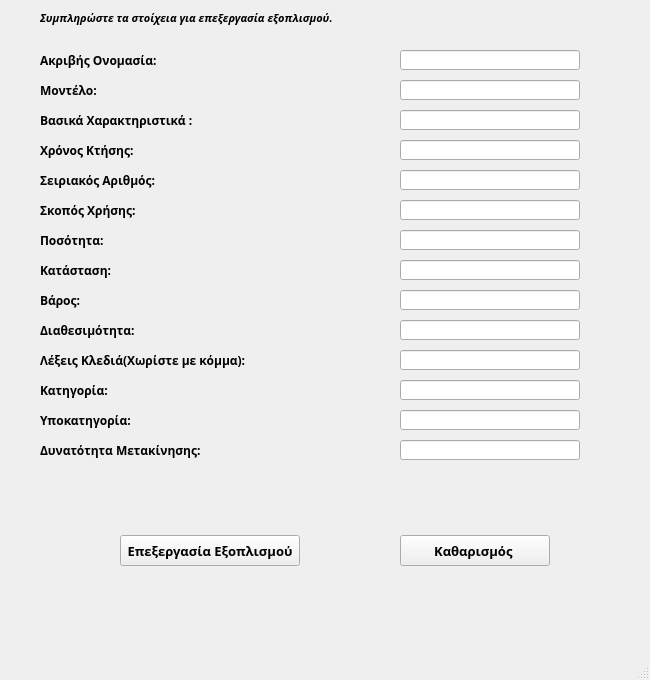
<?xml version="1.0" encoding="UTF-8"?>
<ui version="4.0">
 <class>add_equipment</class>
 <widget class="QMainWindow" name="add_equipment">
  <property name="geometry">
   <rect>
    <x>0</x>
    <y>0</y>
    <width>650</width>
    <height>680</height>
   </rect>
  </property>
  <property name="minimumSize">
   <size>
    <width>650</width>
    <height>680</height>
   </size>
  </property>
  <property name="maximumSize">
   <size>
    <width>650</width>
    <height>680</height>
   </size>
  </property>
  <property name="windowTitle">
   <string>Επεξεργασία Εργαστηριακού Εξοπλισμού</string>
  </property>
  <property name="windowIcon">
   <iconset>
    <normaloff>media/gear.png</normaloff>media/gear.png</iconset>
  </property>
  <widget class="QWidget" name="centralwidget">
   <widget class="QLabel" name="label">
    <property name="geometry">
     <rect>
      <x>40</x>
      <y>10</y>
      <width>361</width>
      <height>16</height>
     </rect>
    </property>
    <property name="font">
     <font>
      <family>Lucida Calligraphy</family>
      <pointsize>8</pointsize>
      <weight>75</weight>
      <italic>true</italic>
      <bold>true</bold>
     </font>
    </property>
    <property name="text">
     <string>Συμπληρώστε τα στοίχεια για επεξεργασία εξοπλισμού.</string>
    </property>
   </widget>
   <widget class="QLabel" name="label_equipment_">
    <property name="geometry">
     <rect>
      <x>40</x>
      <y>50</y>
      <width>350</width>
      <height>21</height>
     </rect>
    </property>
    <property name="font">
     <font>
      <family>Sitka Text</family>
      <pointsize>9</pointsize>
      <weight>75</weight>
      <bold>true</bold>
     </font>
    </property>
    <property name="text">
     <string>Ακριβής Ονομασία:</string>
    </property>
   </widget>
   <widget class="QLabel" name="label_equipment_2">
    <property name="geometry">
     <rect>
      <x>40</x>
      <y>80</y>
      <width>350</width>
      <height>21</height>
     </rect>
    </property>
    <property name="font">
     <font>
      <family>Sitka Text</family>
      <pointsize>9</pointsize>
      <weight>75</weight>
      <bold>true</bold>
     </font>
    </property>
    <property name="text">
     <string>Μοντέλο:</string>
    </property>
   </widget>
   <widget class="QLabel" name="label_equipment_3">
    <property name="geometry">
     <rect>
      <x>40</x>
      <y>110</y>
      <width>350</width>
      <height>21</height>
     </rect>
    </property>
    <property name="font">
     <font>
      <family>Sitka Text</family>
      <pointsize>9</pointsize>
      <weight>75</weight>
      <bold>true</bold>
     </font>
    </property>
    <property name="text">
     <string>Βασικά Χαρακτηριστικά :</string>
    </property>
   </widget>
   <widget class="QLabel" name="label_equipment_4">
    <property name="geometry">
     <rect>
      <x>40</x>
      <y>140</y>
      <width>350</width>
      <height>21</height>
     </rect>
    </property>
    <property name="font">
     <font>
      <family>Sitka Text</family>
      <pointsize>9</pointsize>
      <weight>75</weight>
      <bold>true</bold>
     </font>
    </property>
    <property name="text">
     <string>Χρόνος Κτήσης:</string>
    </property>
   </widget>
   <widget class="QLabel" name="label_equipment_5">
    <property name="geometry">
     <rect>
      <x>40</x>
      <y>170</y>
      <width>350</width>
      <height>21</height>
     </rect>
    </property>
    <property name="font">
     <font>
      <family>Sitka Text</family>
      <pointsize>9</pointsize>
      <weight>75</weight>
      <bold>true</bold>
     </font>
    </property>
    <property name="text">
     <string>Σειριακός Αριθμός:</string>
    </property>
   </widget>
   <widget class="QLabel" name="label_equipment_6">
    <property name="geometry">
     <rect>
      <x>40</x>
      <y>200</y>
      <width>350</width>
      <height>21</height>
     </rect>
    </property>
    <property name="font">
     <font>
      <family>Sitka Text</family>
      <pointsize>9</pointsize>
      <weight>75</weight>
      <bold>true</bold>
     </font>
    </property>
    <property name="text">
     <string>Σκοπός Χρήσης:</string>
    </property>
   </widget>
   <widget class="QLabel" name="label_equipment_7">
    <property name="geometry">
     <rect>
      <x>40</x>
      <y>230</y>
      <width>350</width>
      <height>21</height>
     </rect>
    </property>
    <property name="font">
     <font>
      <family>Sitka Text</family>
      <pointsize>9</pointsize>
      <weight>75</weight>
      <bold>true</bold>
     </font>
    </property>
    <property name="text">
     <string>Ποσότητα:</string>
    </property>
   </widget>
   <widget class="QLabel" name="label_equipment_8">
    <property name="geometry">
     <rect>
      <x>40</x>
      <y>260</y>
      <width>350</width>
      <height>21</height>
     </rect>
    </property>
    <property name="font">
     <font>
      <family>Sitka Text</family>
      <pointsize>9</pointsize>
      <weight>75</weight>
      <bold>true</bold>
     </font>
    </property>
    <property name="text">
     <string>Κατάσταση:</string>
    </property>
   </widget>
   <widget class="QLabel" name="label_equipment_9">
    <property name="geometry">
     <rect>
      <x>40</x>
      <y>290</y>
      <width>350</width>
      <height>21</height>
     </rect>
    </property>
    <property name="font">
     <font>
      <family>Sitka Text</family>
      <pointsize>9</pointsize>
      <weight>75</weight>
      <bold>true</bold>
     </font>
    </property>
    <property name="text">
     <string>Βάρος:</string>
    </property>
   </widget>
   <widget class="QLabel" name="label_equipment_10">
    <property name="geometry">
     <rect>
      <x>40</x>
      <y>320</y>
      <width>350</width>
      <height>21</height>
     </rect>
    </property>
    <property name="font">
     <font>
      <family>Sitka Text</family>
      <pointsize>9</pointsize>
      <weight>75</weight>
      <bold>true</bold>
     </font>
    </property>
    <property name="text">
     <string>Διαθεσιμότητα:</string>
    </property>
   </widget>
   <widget class="QLabel" name="label_equipment_11">
    <property name="geometry">
     <rect>
      <x>40</x>
      <y>350</y>
      <width>350</width>
      <height>21</height>
     </rect>
    </property>
    <property name="font">
     <font>
      <family>Sitka Text</family>
      <pointsize>9</pointsize>
      <weight>75</weight>
      <bold>true</bold>
     </font>
    </property>
    <property name="text">
     <string>Λέξεις Κλεδιά(Χωρίστε με κόμμα):</string>
    </property>
   </widget>
   <widget class="QLabel" name="label_equipment_12">
    <property name="geometry">
     <rect>
      <x>40</x>
      <y>380</y>
      <width>350</width>
      <height>21</height>
     </rect>
    </property>
    <property name="font">
     <font>
      <family>Sitka Text</family>
      <pointsize>9</pointsize>
      <weight>75</weight>
      <bold>true</bold>
     </font>
    </property>
    <property name="text">
     <string>Κατηγορία:</string>
    </property>
   </widget>
   <widget class="QLabel" name="label_equipment_13">
    <property name="geometry">
     <rect>
      <x>40</x>
      <y>410</y>
      <width>350</width>
      <height>21</height>
     </rect>
    </property>
    <property name="font">
     <font>
      <family>Sitka Text</family>
      <pointsize>9</pointsize>
      <weight>75</weight>
      <bold>true</bold>
     </font>
    </property>
    <property name="text">
     <string>Υποκατηγορία:</string>
    </property>
   </widget>
   <widget class="QLabel" name="label_equipment_14">
    <property name="geometry">
     <rect>
      <x>40</x>
      <y>440</y>
      <width>350</width>
      <height>21</height>
     </rect>
    </property>
    <property name="font">
     <font>
      <family>Sitka Text</family>
      <pointsize>9</pointsize>
      <weight>75</weight>
      <bold>true</bold>
     </font>
    </property>
    <property name="text">
     <string>Δυνατότητα Μετακίνησης:</string>
    </property>
   </widget>
   <widget class="QPushButton" name="update_equipment_button">
    <property name="geometry">
     <rect>
      <x>120</x>
      <y>535</y>
      <width>180</width>
      <height>31</height>
     </rect>
    </property>
    <property name="font">
     <font>
      <family>Sitka</family>
      <pointsize>10</pointsize>
      <weight>75</weight>
      <bold>true</bold>
     </font>
    </property>
    <property name="text">
     <string>Επεξεργασία Εξοπλισμού</string>
    </property>
   </widget>
   <widget class="QPushButton" name="clear_equipment_fields">
    <property name="geometry">
     <rect>
      <x>400</x>
      <y>535</y>
      <width>150</width>
      <height>31</height>
     </rect>
    </property>
    <property name="font">
     <font>
      <family>Sitka</family>
      <pointsize>10</pointsize>
      <weight>75</weight>
      <bold>true</bold>
     </font>
    </property>
    <property name="text">
     <string>Καθαρισμός </string>
    </property>
   </widget>
   <widget class="QLineEdit" name="lineEdit_equipment">
    <property name="geometry">
     <rect>
      <x>400</x>
      <y>50</y>
      <width>180</width>
      <height>20</height>
     </rect>
    </property>
   </widget>
   <widget class="QLineEdit" name="lineEdit_equipment_2">
    <property name="geometry">
     <rect>
      <x>400</x>
      <y>80</y>
      <width>180</width>
      <height>20</height>
     </rect>
    </property>
   </widget>
   <widget class="QLineEdit" name="lineEdit_equipment_3">
    <property name="geometry">
     <rect>
      <x>400</x>
      <y>110</y>
      <width>180</width>
      <height>20</height>
     </rect>
    </property>
   </widget>
   <widget class="QLineEdit" name="lineEdit_equipment_4">
    <property name="geometry">
     <rect>
      <x>400</x>
      <y>140</y>
      <width>180</width>
      <height>20</height>
     </rect>
    </property>
   </widget>
   <widget class="QLineEdit" name="lineEdit_equipment_5">
    <property name="geometry">
     <rect>
      <x>400</x>
      <y>170</y>
      <width>180</width>
      <height>20</height>
     </rect>
    </property>
   </widget>
   <widget class="QLineEdit" name="lineEdit_equipment_6">
    <property name="geometry">
     <rect>
      <x>400</x>
      <y>200</y>
      <width>180</width>
      <height>20</height>
     </rect>
    </property>
   </widget>
   <widget class="QLineEdit" name="lineEdit_equipment_7">
    <property name="geometry">
     <rect>
      <x>400</x>
      <y>230</y>
      <width>180</width>
      <height>20</height>
     </rect>
    </property>
   </widget>
   <widget class="QLineEdit" name="lineEdit_equipment_8">
    <property name="geometry">
     <rect>
      <x>400</x>
      <y>260</y>
      <width>180</width>
      <height>20</height>
     </rect>
    </property>
   </widget>
   <widget class="QLineEdit" name="lineEdit_equipment_9">
    <property name="geometry">
     <rect>
      <x>400</x>
      <y>290</y>
      <width>180</width>
      <height>20</height>
     </rect>
    </property>
   </widget>
   <widget class="QLineEdit" name="lineEdit_equipment_10">
    <property name="geometry">
     <rect>
      <x>400</x>
      <y>320</y>
      <width>180</width>
      <height>20</height>
     </rect>
    </property>
   </widget>
   <widget class="QLineEdit" name="lineEdit_equipment_11">
    <property name="geometry">
     <rect>
      <x>400</x>
      <y>350</y>
      <width>180</width>
      <height>20</height>
     </rect>
    </property>
   </widget>
   <widget class="QLineEdit" name="lineEdit_equipment_12">
    <property name="geometry">
     <rect>
      <x>400</x>
      <y>380</y>
      <width>180</width>
      <height>20</height>
     </rect>
    </property>
   </widget>
   <widget class="QLineEdit" name="lineEdit_equipment_13">
    <property name="geometry">
     <rect>
      <x>400</x>
      <y>410</y>
      <width>180</width>
      <height>20</height>
     </rect>
    </property>
   </widget>
   <widget class="QLineEdit" name="lineEdit_equipment_14">
    <property name="geometry">
     <rect>
      <x>400</x>
      <y>440</y>
      <width>180</width>
      <height>20</height>
     </rect>
    </property>
   </widget>
  </widget>
  <widget class="QMenuBar" name="menubar">
   <property name="geometry">
    <rect>
     <x>0</x>
     <y>0</y>
     <width>650</width>
     <height>21</height>
    </rect>
   </property>
  </widget>
  <widget class="QStatusBar" name="statusbar"/>
 </widget>
 <resources/>
 <connections/>
</ui>
